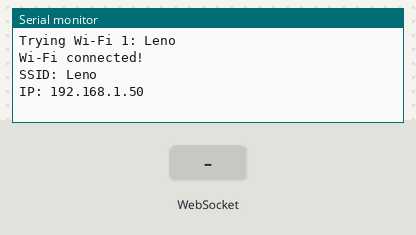
This sketch was run on a simulated ESP32. On the bench: the last lines printed to the serial monitor. The inputs (shaded band) are chosen by the test bench. WiFi joins after 1.5 s; servers stay silent unless stated; I2S audio is not simulated (input reads silence).

Above: at 3.9 s.
4.0 s: WebSocket text "1" received
At 4.7 s:
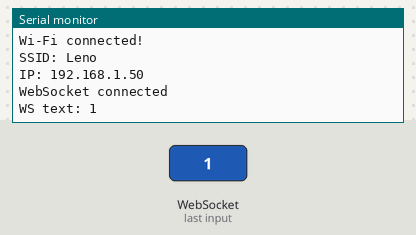
5.5 s: WebSocket text "0" received
At 5.9 s:
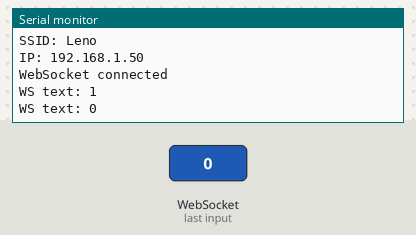
7.0 s: WebSocket text "2" received
At 8.3 s:
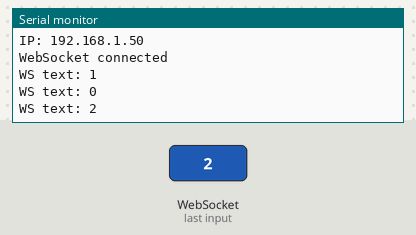

The sketch:

mic_stream.ino
```cpp
#include <WiFi.h>
#include <WebSocketsClient.h>
#include "driver/i2s.h"

// =====================
// Wi-Fi networks
// =====================
const char* WIFI_SSIDS[] = {
  "Leno",
  "DroiderV1",
  "SUSDNET"
};

const char* WIFI_PASSWORDS[] = {
  "LEENA2009",
  "LEENA2009",
  "ls1030"
};

const int WIFI_COUNT = 3;
const unsigned long WIFI_TRY_TIMEOUT_MS = 5000; // fast fallback

// =====================
// Render WebSocket server
// =====================
// Example: your-app.onrender.com
const char* WS_HOST = "YOUR_RENDER_HOSTNAME";
const uint16_t WS_PORT = 443;
const char* WS_PATH = "/ws?role=source";

// =====================
// INMP441 wiring
// =====================
#define I2S_BCLK   32
#define I2S_LRCLK   25
#define I2S_DIN     33

static const i2s_port_t I2S_PORT = I2S_NUM_0;

// Audio settings
const int SAMPLE_RATE = 16000;
const int FRAME_SAMPLES = 256;

WebSocketsClient webSocket;

void setupWiFi() {
  WiFi.mode(WIFI_STA);
  WiFi.setSleep(false);
  WiFi.disconnect(true, true);
  delay(200);

  for (int i = 0; i < WIFI_COUNT; i++) {
    Serial.printf("\nTrying Wi-Fi %d: %s\n", i + 1, WIFI_SSIDS[i]);

    WiFi.begin(WIFI_SSIDS[i], WIFI_PASSWORDS[i]);

    unsigned long start = millis();
    while (WiFi.status() != WL_CONNECTED &&
           millis() - start < WIFI_TRY_TIMEOUT_MS) {
      delay(100);
    }

    if (WiFi.status() == WL_CONNECTED) {
      Serial.println("\nWi-Fi connected!");
      Serial.print("SSID: ");
      Serial.println(WiFi.SSID());
      Serial.print("IP: ");
      Serial.println(WiFi.localIP());
      return;
    }

    Serial.println("Failed, moving to next network...");
    WiFi.disconnect(true, true);
    delay(100);
  }

  Serial.println("\nNo Wi-Fi networks available.");
}

void setupI2S() {
  i2s_config_t i2s_config = {
    .mode = (i2s_mode_t)(I2S_MODE_MASTER | I2S_MODE_RX),
    .sample_rate = SAMPLE_RATE,
    .bits_per_sample = I2S_BITS_PER_SAMPLE_32BIT,
    .channel_format = I2S_CHANNEL_FMT_ONLY_LEFT,
    .communication_format = I2S_COMM_FORMAT_STAND_I2S,
    .intr_alloc_flags = ESP_INTR_FLAG_LEVEL1,
    .dma_buf_count = 8,
    .dma_buf_len = FRAME_SAMPLES,
    .use_apll = false,
    .tx_desc_auto_clear = false,
    .fixed_mclk = 0
  };

  i2s_pin_config_t pin_config = {
    .bck_io_num = I2S_BCLK,
    .ws_io_num = I2S_LRCLK,
    .data_out_num = I2S_PIN_NO_CHANGE,
    .data_in_num = I2S_DIN
  };

  esp_err_t err = i2s_driver_install(I2S_PORT, &i2s_config, 0, NULL);
  if (err != ESP_OK) {
    Serial.printf("i2s_driver_install failed: %d\n", err);
    while (true) delay(1000);
  }

  err = i2s_set_pin(I2S_PORT, &pin_config);
  if (err != ESP_OK) {
    Serial.printf("i2s_set_pin failed: %d\n", err);
    while (true) delay(1000);
  }

  i2s_zero_dma_buffer(I2S_PORT);
}

void setupWebSocket() {
  webSocket.beginSSL(WS_HOST, WS_PORT, WS_PATH);

  // Easy first test setup. Later you can tighten security with certificate validation.
  webSocket.setInsecure();

  webSocket.setReconnectInterval(5000);

  webSocket.onEvent([](WStype_t type, uint8_t * payload, size_t length) {
    switch (type) {
      case WStype_CONNECTED:
        Serial.println("WebSocket connected");
        break;
      case WStype_DISCONNECTED:
        Serial.println("WebSocket disconnected");
        break;
      case WStype_TEXT:
        Serial.printf("WS text: %s\n", payload);
        break;
      default:
        break;
    }
  });
}

void setup() {
  Serial.begin(115200);
  delay(1000);

  setupWiFi();
  setupI2S();
  setupWebSocket();
}

void loop() {
  webSocket.loop();

  static int32_t rawSamples[FRAME_SAMPLES];
  static int16_t pcmSamples[FRAME_SAMPLES];
  size_t bytesRead = 0;

  if (WiFi.status() == WL_CONNECTED && webSocket.isConnected()) {
    esp_err_t result = i2s_read(
      I2S_PORT,
      rawSamples,
      sizeof(rawSamples),
      &bytesRead,
      portMAX_DELAY
    );

    if (result == ESP_OK && bytesRead > 0) {
      const int samples = bytesRead / sizeof(int32_t);

      for (int i = 0; i < samples; i++) {
        pcmSamples[i] = (int16_t)(rawSamples[i] >> 16);
      }

      webSocket.sendBIN((uint8_t*)pcmSamples, samples * sizeof(int16_t));
    }
  } else {
    delay(10);
  }
}
```

Measured:
- after the input at 4.0 s, the serial monitor: prints a new line at once (image 1)
- after the input at 5.5 s, the serial monitor: prints a new line at once (image 2)
- after the input at 7.0 s, the serial monitor: prints a new line at once (image 3)
